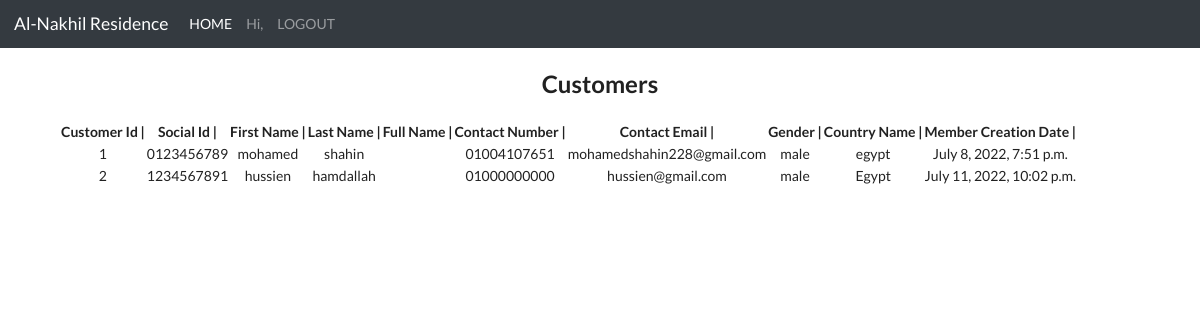
Screenshot of /customers (signed in) with the database file from the repository.
### login_system/models.py (models this page shows, shortened)
class Customer(models.Model):
    customer_id = models.CharField(max_length=20, primary_key=True)
    social_id = models.CharField(max_length = 10)
    first_name = models.CharField(max_length = 10)
    last_name = models.CharField(max_length = 10)
    full_name = models.CharField(max_length = 40)
    contact_number = models.CharField(max_length= 11)
    contact_email = models.CharField(max_length= 40)
    gender = models.CharField(max_length= 10)
    country_name = models.CharField(max_length = 15)
    city_name = models.CharField(max_length = 10)
    member_creation_date = models.DateTimeField(default=datetime.now)

### login_system/views.py (the view)
# urls.py: path("customers", views.customers, name="customers"),
def customers(request):
    customers = Customer.objects.all()
    return render(request, 'all_customers.html', context={'customers': customers})

### login_system/templates/all_customers.html (shortened to what this page needs)
{% extends "base.html" %}
{% block content%}
    <body>
        <div class="container">
          <h2 class="my-4">Customers</h2>
          <table>
            <tr>
                <th>Customer Id | </th>
                <th>Social Id | </th>
                <th>First Name | </th>
                <th>Last Name | </th>
                <th>Full Name | </th>
                <th>Contact Number | </th>
                <th>Contact Email | </th>
                <th>Gender | </th>
                <th>Country Name | </th>
                <th>Member Creation Date | </th>
            </tr>
              {% for c in customers %}
            <tr>
                <td>{{c.customer_id}} </td>
                <td>{{c.social_id}} </td>
                <td>{{c.first_name}} </td>
                <td>{{c.last_name}} </td>
                <td>{{c.fullname}} </td>
                <td>{{c.contact_number}} </td>
                <td>{{c.contact_email}} </td>
                <td>{{c.gender}} </td>
                <td>{{c.country_name}} </td>
                <td>{{c.member_creation_date}} </td>
            </tr>
            {% empty %}
            <div class="row">
              <h2> No Customers </h2>
            </div>
            {% endfor %}
          </table>
        </div>
    </body>
    {% endblock content%}

### static/style.css (style rules this page uses)
.container { text-align: center; }

### rows the page displays
Customer: customer_id "1", social_id "0123456789", first_name "mohamed", last_name "shahin", contact_number "01004107651", contact_email "mohamedshahin228@gmail.com", gender "male", country_name "egypt", member_creation_date "July 8, 2022, 7:51 p.m."
Customer: customer_id "2", social_id "1234567891", first_name "hussien", last_name "hamdallah", contact_number "01000000000", contact_email "hussien@gmail.com", gender "male", country_name "Egypt", member_creation_date "July 11, 2022, 10:02 p.m."
